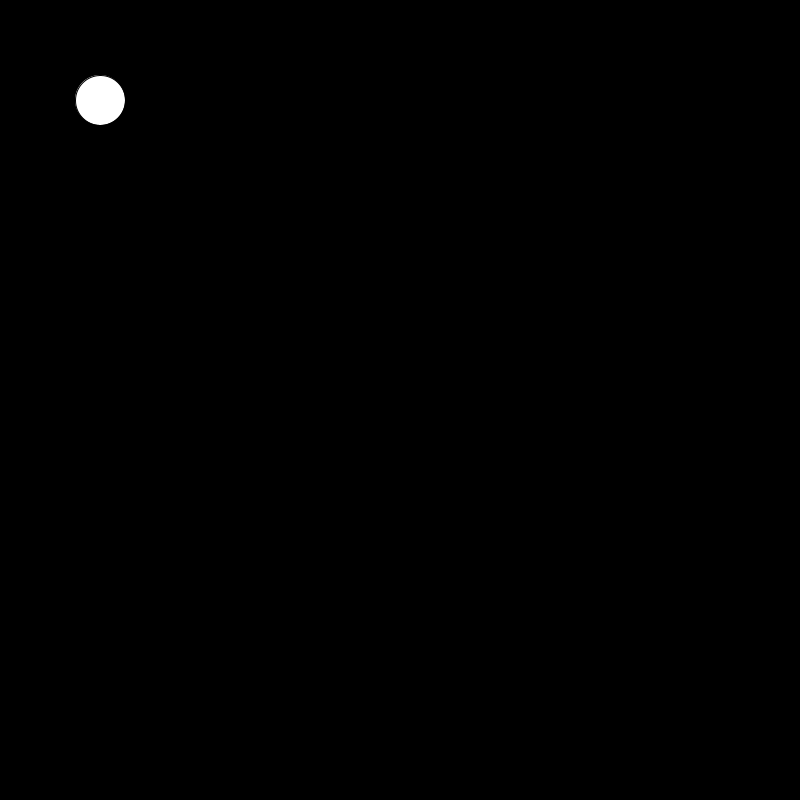
Frame 1 (no input)
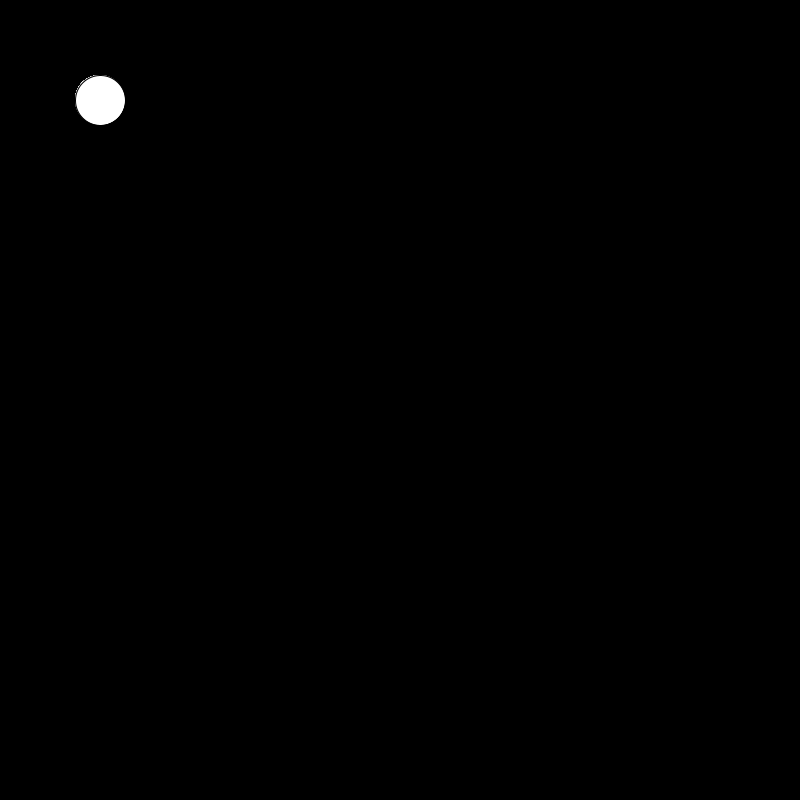
Frame 60 (the mouse pressed at the canvas centre just before this capture)
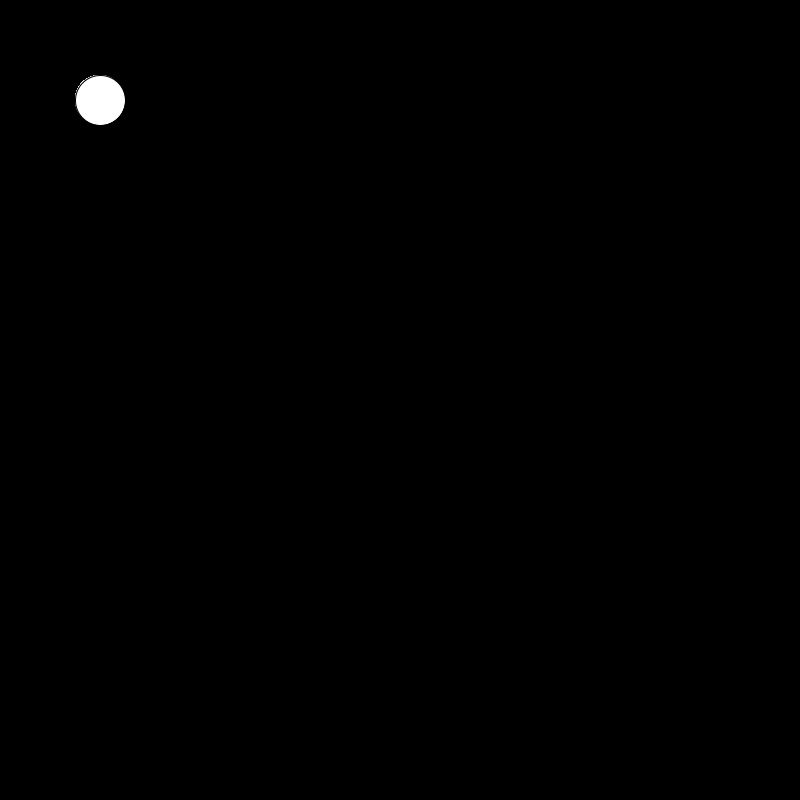
Frame 120 (the mouse held since frame 60 and released just before this capture)

The Processing sketch that drew these frames (run headless with seeded random() and noise(); from frame 60 on, the mouse is pressed at the canvas centre):

// Processing sketch: day01_exercise01
// ── day01_exercise01.pde

int x = 100;
int y = 100;
int circWidth = 50;
int circHeight = 50;
color circColor = color(255, 0 , 0);

void setup(){
  //canvas size
  size(800, 800);
 
  //background color
  background(0);
}

void draw(){

  //draw a circle
  fill(255); //fill color
  ellipse(100, 100, 50, 50); //x-coordinate, y-coordinate, width, height
  
  //draw a circle with variables
  //fill(255); //fill color
  //ellipse(x, y, circWidth, circHeight); //x-coordinate, y-coordinate, width, height
  
  //draw a circle with changing variables
  //y= y+1; //add 1 pixel each loop
  //fill(circColor); //fill color
  //ellipse(x, y, circWidth, circHeight); //x-coordinate, y-coordinate, width, height

}
